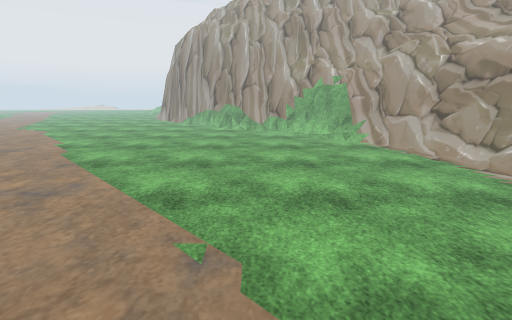
[1] (above)

20 first-person views from a walk through a scene from a Unity 3-D project. The camera is 1.5 m above the floor, tilts 12° down and sees 85° across. The floor is counted in squares, 0.5 m on a side. Each view is taken from the middle of a square. On the plan, view 1 faces up. The plan holds only what a view shows up to about 20 squares ahead; the rest is blank. The place goes on beyond the plan. Some animated figures are not drawn. Some surface patterns are stand-ins.

[2]
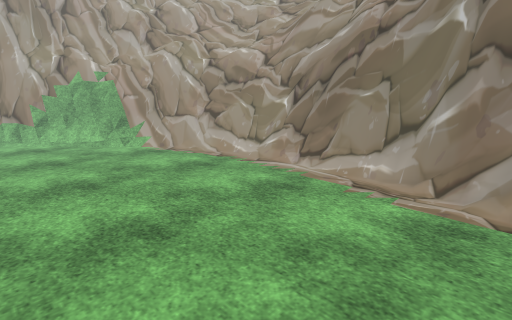

[3]
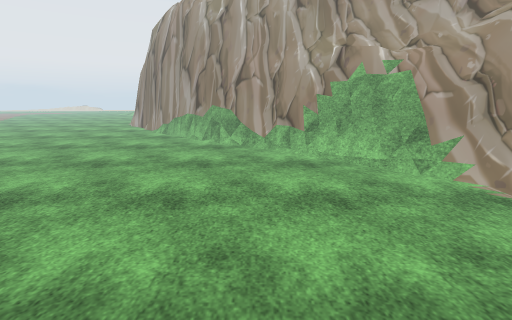

[4]
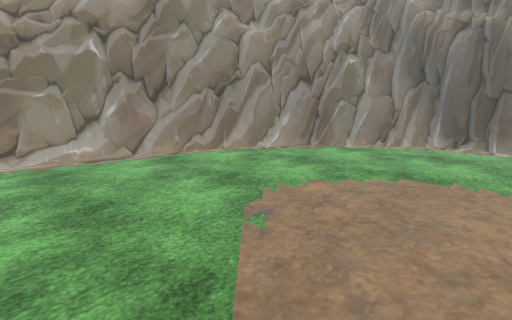

[5]
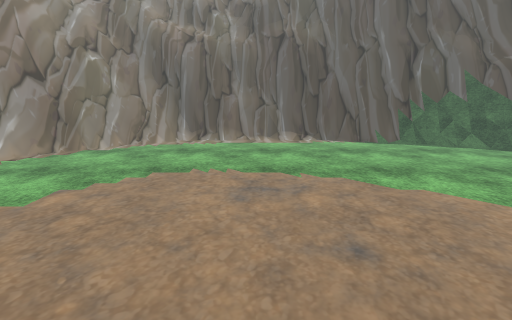

[6]
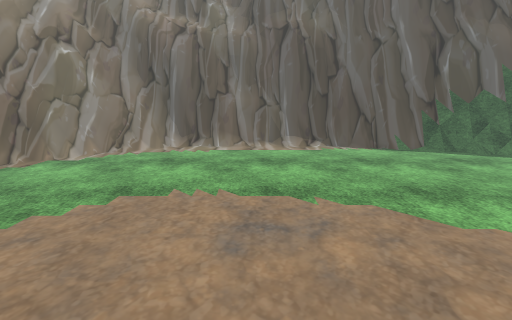

[7]
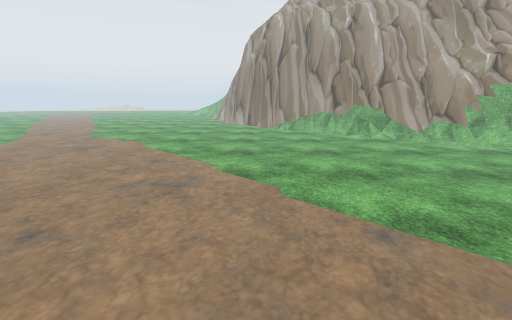

[8]
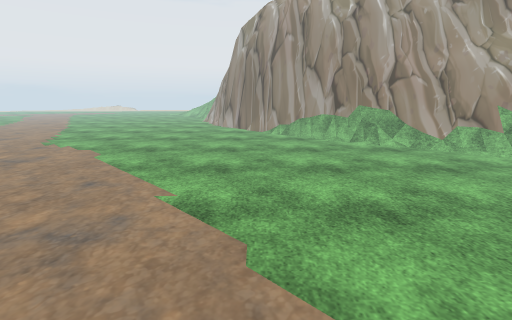

[9]
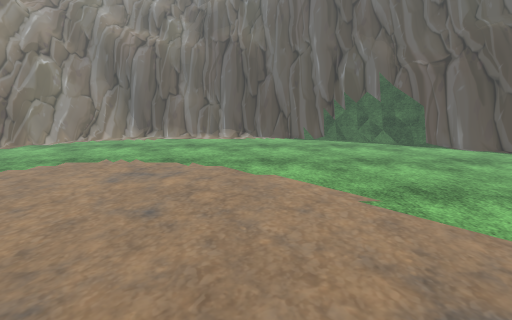

[10]
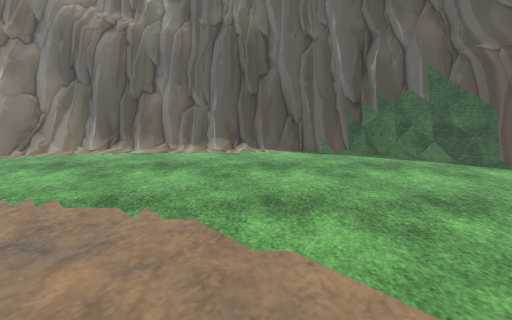

[11]
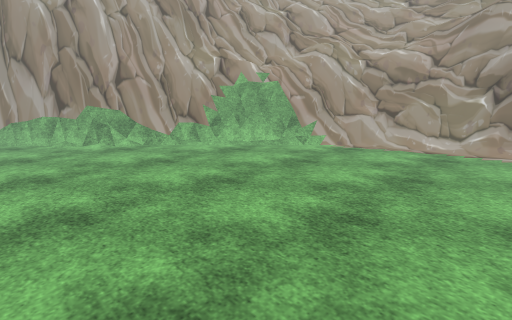

[12]
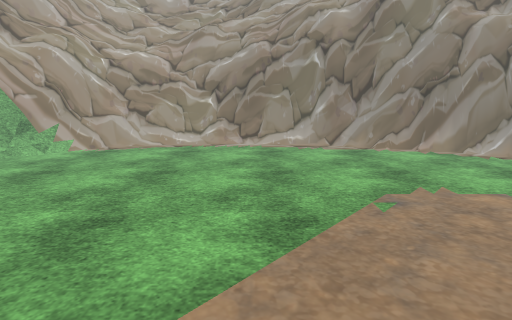

[13]
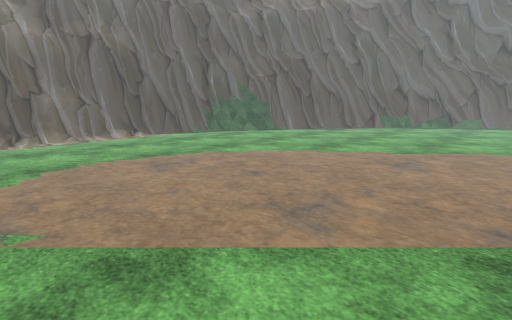

[14]
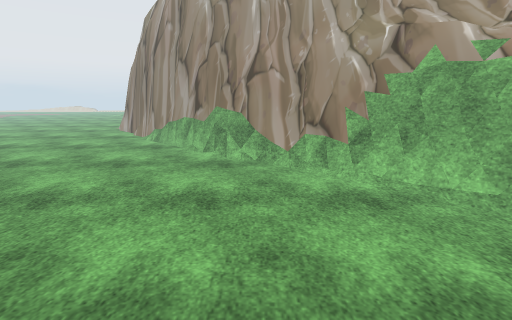

[15]
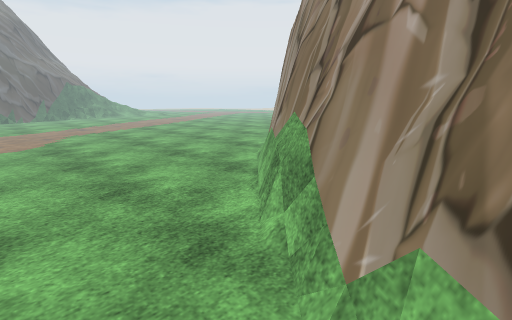

[16]
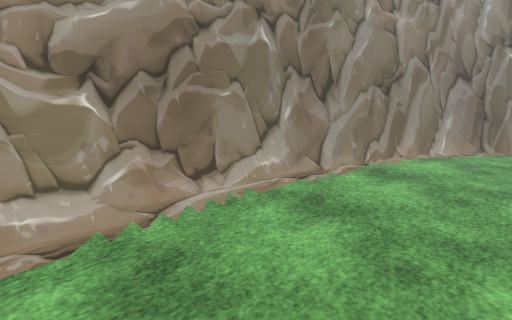

[17]
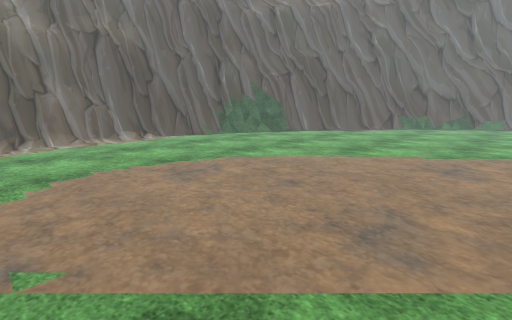

[18]
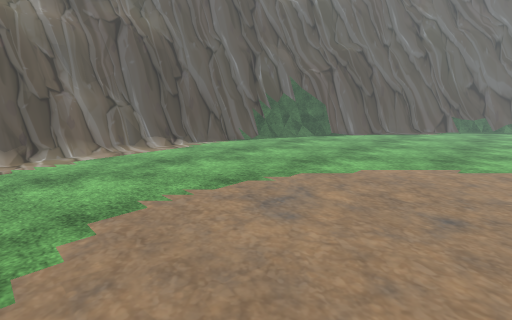

[19]
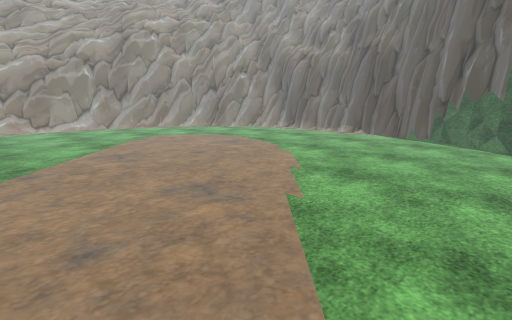

[20]
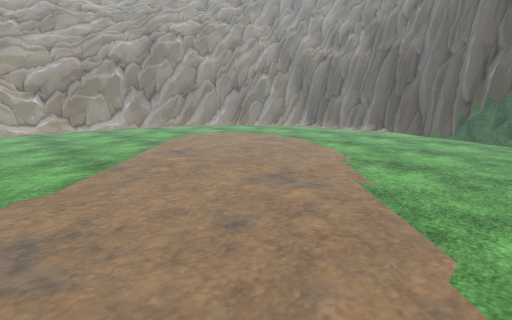

### Floor plan
Key: @ floor where view 1 was taken; # wall or solid block; . main floor; : floor 0.25 m higher than the main floor; = window, fence, low wall or low ledge; ^ raised ledge.
Columns run from 23 left of view 1 to 13 right of it. Each row starts with its distance up from view 1.
 31     ...............=####
 30 ....................==####
 29 ......................=^###
 28 .......................#=###
 27 ........................ =###
 26 ..........................=###
 25 ...........................=###
 24 ............................=###
 23 .............................=^##
 22 ..............................=###
 21 ...............................=##
 20 ...............................#^##
 19 ................................=#^#
 18 .................................=^^#
 17  ................................=^##
 16   ................................=##
 15    ...............................=##
 14 . ................................#=#
 13  ..................................=#
 12 ..................................#^#
 11 ..................................#=#
 10 ..................................###
  9 ..................................###
  8 ..................................:#
  7 ..................................:#
  6 ..................................=#
  5 ..................................=#
  4 .................................#=#
  3 .................................=##
  2 ................................#=##
  1 ................................###
  0 .......................@....... =#
 -1 ............................... #
 -2 ...............................=#
 -3 ...............................##
 -4 ..............................###
 -5 ..............................=#
 -6 .............................=##
 -7 =..........................#=###
 -8 #=#.......................#####
 -9 ###=#....................#=#
-10   ###== ................#=#
-11    #####=#.............#=#
-12       ####== ::.. ===###
-13          ####==########
-14            ######

Where each view was taken, in squares from view 1:
view 1: 0 up, 0 right, facing up
view 2: 2 up, 0 right, facing up-right
view 3: 10 up, 0 right, facing up
view 4: 10 up, 6 left, facing down-right
view 5: 10 up, 7 left, facing down
view 6: 7 up, 7 left, facing down
view 7: 7 up, 12 left, facing up
view 8: 11 up, 11 left, facing up
view 9: 12 up, 12 left, facing down
view 10: 6 up, 12 left, facing down
view 11: 10 up, 9 left, facing up-right
view 12: 9 up, 9 left, facing right
view 13: 13 up, 1 left, facing down-left
view 14: 15 up, 1 left, facing up
view 15: 25 up, 2 right, facing up-left
view 16: 15 up, 3 right, facing down-right
view 17: 11 up, 1 left, facing down-left
view 18: 6 up, 1 left, facing down-left
view 19: 14 up, 23 left, facing down-right
view 20: 17 up, 22 left, facing down-right
